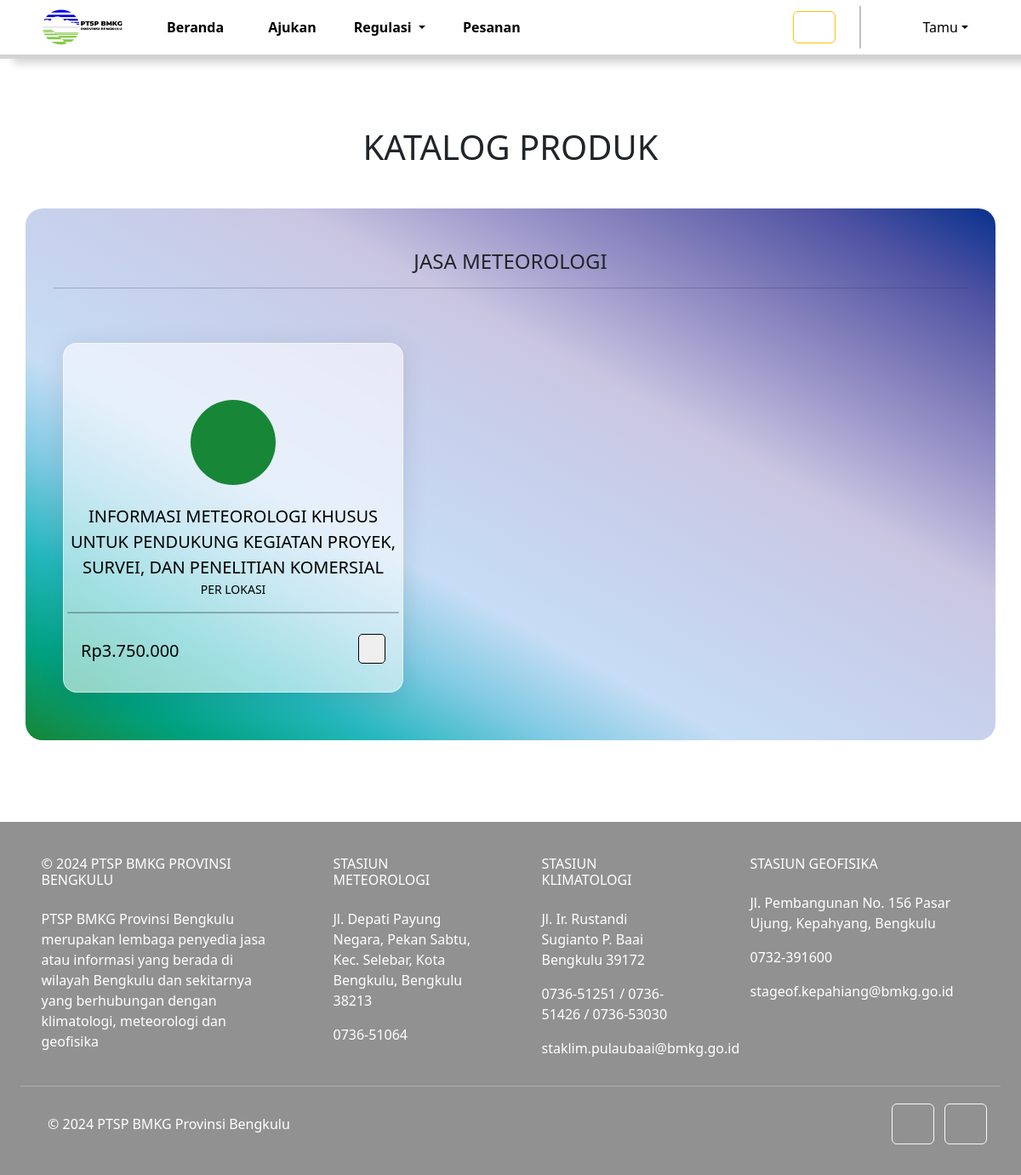
Screenshot of /src/user/partials/produk-jasa-meteorologi.php with the database file from the repository.
### tables this page shows
CREATE TABLE `jasa` (
  `ID_Jasa` int(11) NOT NULL,
  `Foto_Jasa` blob NOT NULL,
  `Nama_Jasa` varchar(120) NOT NULL,
  `Deskripsi_Jasa` text NOT NULL,
  `Harga_Jasa` int(11) NOT NULL,
  `Pemilik_Jasa` enum('Instansi A','Instansi B','Instansi C') NOT NULL,
  `No_Rekening_Jasa` int(15) NOT NULL,
  `Kategori_Jasa` enum('Meteorologi','Klimatologi','Geofisika') NOT NULL,
  `Status_Jasa` enum('Tersedia','Tidak Tersedia') NOT NULL
);

### src/admin/config/databases.php (called while the page is built, shortened)
<?php
class Jasa
{
    private $koneksi;
    public function __construct($koneksi)
    {
        $this->koneksi = $koneksi;
    }
    public function tampilkanDataJasaMeteorologi()
    {
        $query = "SELECT * FROM jasa WHERE Kategori_Jasa = 'Meteorologi'";
        $result = $this->koneksi->query($query);
        if ($result->num_rows > 0) {
            $data = [];
            while ($baris = $result->fetch_assoc()) {
                $data[] = $baris;
            }
            return $data;
        } else {
            return null;
        }
    }
}

### src/user/partials/produk-jasa-meteorologi.php (the view, shortened to what this page needs)
<?php
include '../../admin/config/databases.php';
?>
<!DOCTYPE html>
<html lang="en">
<head>
    <?php
    include('../partials/header.php');
    ?>
    <link rel="stylesheet" href="../assets/css/produk-informasi.css">
</head>
<body>
    <?php
    include('../partials/navbar.php');
    ?>
    <div class="container-fluid p-0" id="produk-informasi">
        <div class="container text-center">
            <div class="row">
                <h1 class="mb-5">KATALOG PRODUK</h1>
                <div class="col-md-12" id="informasi">
                    <h4 class="my-3">JASA METEOROLOGI
                        <hr>
                    </h4>
                    <div class="row pt-5 px-3">
                        <?php
                        $jasaModel = new Jasa($koneksi);
                        $dataJasaMeteorologi = $jasaModel->tampilkanDataJasaMeteorologi();
                        if (!empty($dataJasaMeteorologi)) {
                            foreach ($dataJasaMeteorologi as $jasaMeteorologi) {
                        ?>
                                <div class="col-md-4 mb-4 p-1" id="produk">
                                    <div class="card-product">
                                        <div class="card-info text-start ps-3 py-2">
                                            <button type="button" class="info p-0 border-0 bg-transparent" data-bs-toggle="modal" data-id="<?php echo $jasaMeteorologi['ID_Jasa']; ?>">
                                                <box-icon name='info-circle'></box-icon>
                                            </button>
                                        </div>
                                        <div class="card-img my-3">
                                            <span class="dot">
                                                <box-icon name='cloud-lightning' id="icon" color='rgba(255,255,255,0.9)' class="product"></box-icon>
                                            </span>
                                        </div>
                                        <div class="card-title"><?php echo $jasaMeteorologi['Nama_Jasa']; ?></div>
                                        <div class="card-subtitle"><?php echo $jasaMeteorologi['Deskripsi_Jasa']; ?></div>
                                        <hr class="card-divider">
                                        <div class="d-flex card-footer justify-content-between my-4 mx-3">
                                            <div class="card-price text-start"><span>Rp</span><?php echo number_format($jasaMeteorologi['Harga_Jasa'], 0, ',', '.'); ?></div>
                                            <div class="card-button">
                                                <form action="../../admin/config/add-cart-services-meteorologi.php" method="POST">
                                                    <button class="card-btn" type="submit" name="tambah_keranjang">
                                                    </button>
                                                </form>
                                            </div>
                                        </div>
                                    </div>
                                </div>
                        <?php
                            }
                        } else {
                            echo "<div class='fw-bold' style='margin-top: -30px; border: 2px solid purple; width: 20%; margin-left: 50%; transform: translateX(-50%); border-radius: 15px; box-shadow: 2px 4px 10px rgba(0, 0, 0, 0.4); color: purple;'>Data Tidak Ditemukan!</div>";
                        }
                        ?>
                    </div>
                </div>
            </div>
        </div>
    </div>
    <?php
    include('../partials/footer.php');
    ?>
</body>
</html>

### src/user/partials/header.php (shortened to what this page needs)
<link href="https://cdn.jsdelivr.net/npm/bootstrap@5.3.2/dist/css/bootstrap.min.css" rel="stylesheet">
<link rel="stylesheet" href="https://cdn.jsdelivr.net/npm/bootstrap-icons@1.11.3/font/bootstrap-icons.min.css">
<link rel="stylesheet" href="https://cdn.jsdelivr.net/npm/driver.js@1.0.1/dist/driver.css" />
<link rel="stylesheet" href="../assets/css/navbar.css">
<link rel="stylesheet" href="../assets/css/driver.css">

### src/user/partials/navbar.php (shortened to what this page needs)
<header class="" data-bs-theme="dark">
    <nav class="navbar navbar-expand-md navbar-dark p-0">
        <div class="container-fluid" id="box-navbar">
            <a class="navbar-brand" href="../pages/main.php"><img src="../assets/img/Logo PTSP1.png" alt="Logo PTSP BMKG Provinsi Bengkulu" width="100" height="50"></a>
            <div class="collapse navbar-collapse">
                <ul class="navbar-nav me-auto mb-2 mb-md-0">
                    <button class="nav-item mx-2" id="btnBeranda">
                        <a class="nav-link mx-2" id="Beranda" aria-current="page" href="../pages/main.php">Beranda</a>
                    </button>
                    <button class="nav-item mx-2" id="btnProduk">
                        <a class="nav-link " id="Produk" href="../pages/katalogproduk.php">Ajukan</a>
                    </button>
                    <button class="nav-item mx-2 dropdown" id="btnRegulasi">
                        <a class="nav-link dropdown-toggle" role="button" data-bs-toggle="dropdown" aria-expanded="false" id="Regulasi">
                            Regulasi
                        </a>
                    </button>
                    <button class="nav-item mx-2" id="btnPesanan" active>
                        <a class="nav-link" id="Pesanan" href="../pages/pesanan.php">Pesanan</a>
                    </button>
                </ul>
                <div class="profile-cart" role="search">
                    <button type="button" class="btn btn-outline-warning" id=btnCart><box-icon name='cart-alt'></box-icon></button>
                    <hr class="vertical">
                    <div class="dropdown">
                        <button class="btn btn-secondary dropdown-toggle" id="btnProfile" type="button" data-bs-toggle="dropdown" aria-expanded="false" style="display: flex;">
                            <?php
                            if (isset($_SESSION['ID_Pengguna'])) {
                                echo "<box-icon name='user' id='icon-profile'></box-icon>" . $_SESSION['Nama_Pengguna'];
                            } elseif (isset($_SESSION['ID_Perusahaan'])) {
                                echo "<box-icon name='user' id='icon-profile'></box-icon>" . $_SESSION['Nama_Perusahaan'];
                            } else {
                                echo "<box-icon name='user' id='icon-profile'></box-icon> Tamu";
                            }
                            ?>
                        </button>
                    </div>
                </div>
            </div>
        </div>
    </nav>
</header>

### src/user/partials/footer.php (shortened to what this page needs)
<footer class="text-center text-lg-start text-white" style="background-color: #919191;">
    <div class="container-fluid p-4 pb-3">
        <section class="">
            <div class="row">
                <div class="col-md-3 col-lg-3 col-xl-3 mx-auto mt-3">
                    <h6 class="text-uppercase mb-4 font-weight-bold">©
                         PTSP BMKG Provinsi Bengkulu
                    </h6>
                    <p>
                        PTSP BMKG Provinsi Bengkulu merupakan lembaga penyedia jasa atau informasi yang berada di wilayah Bengkulu dan sekitarnya yang berhubungan dengan klimatologi, meteorologi dan geofisika
                    </p>
                </div>
                <div class="col-md-2 col-lg-2 col-xl-2 mx-auto mt-3">
                    <h6 class="text-uppercase mb-4 font-weight-bold">STASIUN METEOROLOGI</h6>
                    <p>
                        Jl. Depati Payung Negara, Pekan Sabtu, Kec. Selebar, Kota Bengkulu, Bengkulu 38213
                    </p>
                    <p>
                        0736-51064
                    </p>
                </div>
                <div class="col-md-3 col-lg-2 col-xl-2 mx-auto mt-3">
                    <h6 class="text-uppercase mb-4 font-weight-bold">
                        STASIUN KLIMATOLOGI
                    </h6>
                    <p>
                        Jl. Ir. Rustandi Sugianto P. Baai Bengkulu 39172
                    </p>
                    <p>
                        0736-51251 / 0736-51426 / 0736-53030
                    </p>
                    <p>
                        staklim.pulaubaai@bmkg.go.id
                    </p>
                </div>
                <div class="col-md-4 col-lg-3 col-xl-3 mx-auto mt-3">
                    <h6 class="text-uppercase mb-4 font-weight-bold">STASIUN GEOFISIKA</h6>
                    <p>Jl. Pembangunan No. 156 Pasar Ujung, Kepahyang, Bengkulu</p>
                    <p>0732-391600</p>
                    <p>stageof.kepahiang@bmkg.go.id</p>
                </div>
            </div>
        </section>
        <hr class="my-3">
        <section class="p-3 pt-0">
            <div class="row d-flex align-items-center">
                <div class="col-md-7 col-lg-8 text-center text-md-start">
                    <div class="p-3">
                        ©
                         PTSP BMKG Provinsi Bengkulu
                    </div>
                </div>
                <div class="col-md-5 col-lg-4 ml-lg-0 text-center text-md-end">
                    <a href="https://www.instagram.com/info_bmkg_bengkulu/" class="btn btn-outline-light mx-2" style="padding: 10px 12px 6px 12px;" class="text-white" role="button"><box-icon type='logo' name='instagram'></box-icon></a>
                    <a href="https://t.me/joinchat/WKhKhIs5nORrQyOo" class="btn btn-outline-light" style="padding: 10px 12px 6px 12px;" class="text-white" role="button"><box-icon type='logo' name='telegram'></box-icon></a>
                </div>
            </div>
        </section>
    </div>
</footer>

### src/user/assets/css/navbar.css (style rules this page uses)
:root { --color-bmkg1: #08318d; --color-bmkg2: #178636; --color-default-abu: #d3d3d3; }
#box-navbar.container-fluid { margin: 0; padding: 2px 50px 2px 50px; }
.navbar { background-color: transparent !important; box-shadow: 15px 5px 10px var(--color-default-abu); position: relative; border-bottom: 5px solid var(--color-default-abu); }
.profile-cart { display: flex; align-items: center; justify-content: end; }
#btnCart { justify-content: center; align-items: center; margin: 0; display: flex; }
#btnProfile { justify-content: center; align-items: center; background-color: transparent !important; color: black; border: none; margin: 0; }
#icon-profile { margin-right: 1rem; }
.navbar-brand, .navbar-nav .nav-link, .profile-menu .nav-link { color: black !important; }
.nav-item { position: relative; }
#Ajukan.nav-link::before, #Beranda.nav-link::before, #Regulasi.nav-link::before, #Pesanan.nav-link::before, #Produk.nav-link::before { content: ""; position: absolute; bottom: 0; left: 0; width: 100%; height: 2px; background: linear-gradient(to right, var(--color-bmkg2), var(--color-bmkg1)); transform: scaleX(0); transform-origin: bottom left; transition: transform 0.4s ease-in-out; }
hr.vertical { width: 50px; transform: rotate(90deg); border-width: 2px; height: 10px; color: black; }
#btnBeranda, #btnAjukan, #btnRegulasi, #btnPesanan, #btnProduk { border: none; background-color: transparent; font-weight: 600; }

### src/user/assets/css/produk-informasi.css (style rules this page uses)
body { padding: 0; margin: 0; }
#produk-informasi.container-fluid { margin: 5rem 0 1rem 0; padding: 0; }
#informasi, #jasa { background-image: linear-gradient( to left bottom, #08318d, #4e52a2, #7a77b7, #a29dcd, #cac6e2, #c8ceea, #c7d5f0, #c6ddf5, #81cae3, #25b7bd, #00a181, #178636 ); border-radius: 20px; margin-bottom: 5rem; padding: 2rem; height: 100%; }
#produk.col-md-4 { width: 400px; margin: 0 0.5rem 0 0.5rem; background: rgba(255, 255, 255, 0.57); border-radius: 16px; box-shadow: 0 4px 30px rgba(0, 0, 0, 0.1); backdrop-filter: blur(9.8px); -webkit-backdrop-filter: blur(9.8px); border: 1px solid rgba(255, 255, 255, 0.51); }
.dot { display: inline-flex; justify-content: center; align-items: center; width: 100px; height: 100px; background-color: #178636; padding: 1rem; border-radius: 50%; }
.product { width: 100px; height: 100px; }
.card-product { height: 100%; }
.card-title { font-size: 20px; font-weight: 500; text-align: center; color: black; }
.card-subtitle { font-size: 14px; font-weight: 400; color: black; }
.card-divider { width: 100%; border: 1px solid black; border-radius: 50px; }
.card-footer { display: flex; flex-direction: row; justify-content: space-between; align-items: center; }
.card-price { font-size: 20px; font-weight: 500; color: black; }
.card-price span { font-size: 20px; font-weight: 500; color: black; }
.card-btn { height: 35px; border: 1px solid black; border-radius: 5px; padding: 0 15px; transition: all 0.3s; }

### rows the page displays
jasa: Nama_Jasa "INFORMASI METEOROLOGI KHUSUS UNTUK PENDUKUNG KEGIATAN PROYEK, SURVEI, DAN PENELITIAN KOMERSIAL", Deskripsi_Jasa "PER LOKASI", Harga_Jasa "3.750.000"
